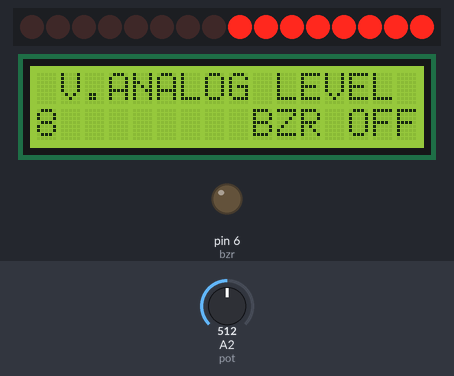
The sketch below on a simulated Arduino Uno, built with avr-gcc and run on an emulated ATmega328P. On the bench: 16 shift-register outputs drawn as a row of LEDs (first output left, lit = HIGH), 16×2 character LCD, output pins drawn as LEDs (lit = HIGH). Wiring (inferred from the names in the program): 2 × shift register (74HC595): data pin 3; shift clock pin 5; latch pin 4. Wiring (inferred from the signals the program sends): row of LEDs: on Q0, Q1, Q2, Q3, Q4, Q5, Q6, Q7, Q8, Q9, Q10, Q11, Q12, Q13, Q14, Q15. The inputs (shaded band) are chosen by the test bench; at power-on: A2 (pot) = 512. Pins used as bus, display or sensor lines are not drawn.

Above: at 2.5 s.
2.6 s: A2 (pot) set to 560
4.1 s: A2 (pot) set to 579
At 5.3 s:
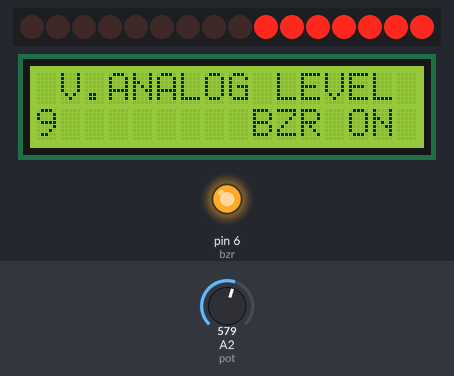
5.6 s: A2 (pot) set to 716
At 6.6 s:
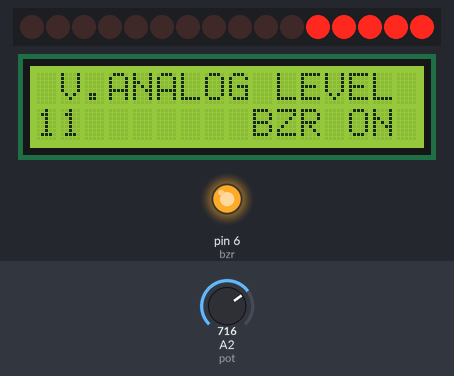
7.1 s: A2 (pot) set to 900
At 8.3 s:
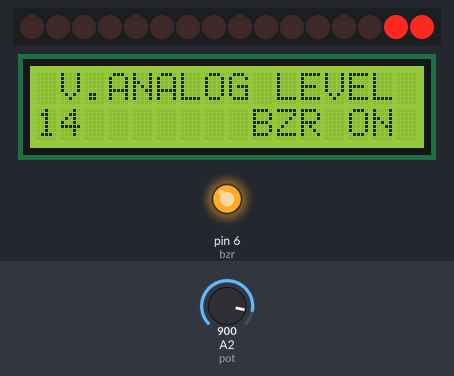
8.6 s: A2 (pot) set to 1023
At 9.8 s:
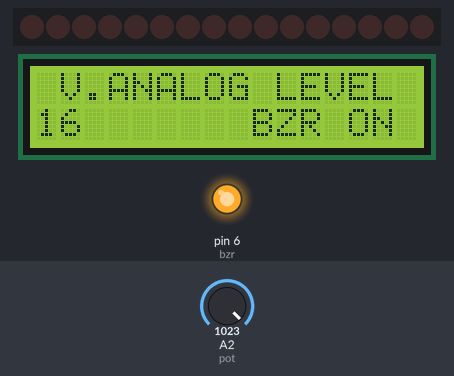
10.1 s: A2 (pot) set to 306
At 10.6 s:
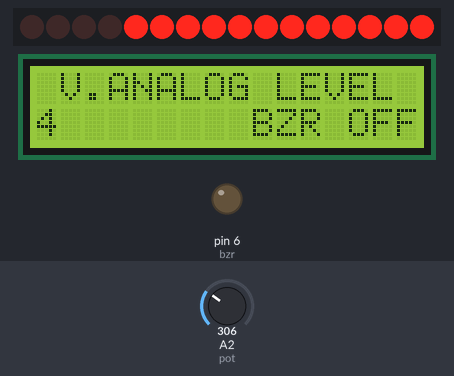
Timing chart, 0 to 12.6 s (numbered marks = the images above; inputs shaded):
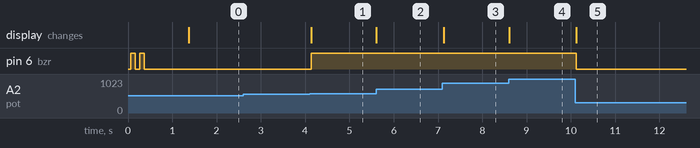

Measured:
- the behaviour switches between 568 and 569 on A2 (pot) (found by bisection; images 0 and 1)
- after the input at 2.6 s, every drawn part: stays the same
- after the input at 4.1 s, pin 6 (bzr): LOW → HIGH at once; the display: changes at once (image 1)
- after the input at 5.6 s, the display: changes at once (image 2)
- after the input at 7.1 s, the display: changes at once (image 3)
- after the input at 8.6 s, the display: changes at once (image 4)
- after the input at 10.1 s, pin 6 (bzr): HIGH → LOW at once; the display: changes at once (image 5)

The sketch:

LKS_FASE_1.ino
```cpp
#include <LiquidCrystal.h>
LiquidCrystal lcd(12,11,10,9,8,7);

#define bzr 6

#define clk 5
#define ltc 4
#define dta 3

#define pot A2

byte leda = 1;
byte ledb = 1;

unsigned char A[17] ={0b11111111,
                      0b11111110,
                      0b11111100,
                      0b11111000,
                      0b11110000,
                      0b11100000,
                      0b11000000,
                      0b10000000,
                      0b00000000,
                      0b00000000,
                      0b00000000,
                      0b00000000,
                      0b00000000,
                      0b00000000,
                      0b00000000,
                      0b00000000,
                      0b00000000};

unsigned char B[17] ={0b11111111,
                      0b11111111,
                      0b11111111,
                      0b11111111,
                      0b11111111,
                      0b11111111,
                      0b11111111,
                      0b11111111,
                      0b11111111,
                      0b11111110,
                      0b11111100,
                      0b11111000,
                      0b11110000,
                      0b11100000,
                      0b11000000,
                      0b10000000,
                      0b00000000};

int trimpot;
int led;

void setup() {
  // put your setup code here, to run once:
  lcd.begin(16,2);

  pinMode(bzr,OUTPUT);

  pinMode(clk,OUTPUT);
  pinMode(ltc,OUTPUT);
  pinMode(dta,OUTPUT);

  pinMode(pot,INPUT);

  lcd.setCursor(1,0);
  lcd.print("V.ANALOG LEVEL");
  lcd.setCursor(0,1);
  lcd.print("Lvl:0");
  lcd.setCursor(9,1);
  lcd.print("BZR OFF");

  digitalWrite(bzr,HIGH);
  delay(100);
  digitalWrite(bzr,LOW);
  delay(100);
  digitalWrite(bzr,HIGH);
  delay(100);
  digitalWrite(bzr,LOW);

  delay(1000);
  lcd.clear();
}

void loop() {
  // put your main code here, to run repeatedly:
  trimpot = analogRead(pot);

  led = map(trimpot,0,1010,0,16);
  led = constrain(led,0,16);

  lcd.setCursor(1,0);
  lcd.print("V.ANALOG LEVEL");
  lcd.setCursor(0,1);
  lcd.print(led);
  lcd.print(" ");

  if(led <=8)
  {
    lcd.setCursor(9,1);
    lcd.print("BZR OFF");
    digitalWrite(bzr,LOW);
  }
  else
  {
    lcd.setCursor(9,1);
    lcd.print("BZR ON ");
    digitalWrite(bzr,HIGH);
  }

  leda = A[led];
  ledb = B[led];

  digitalWrite(ltc,LOW);
  shiftOut(dta,clk,MSBFIRST,ledb);
  shiftOut(dta,clk,MSBFIRST,leda);
  digitalWrite(ltc,HIGH);

  delay(33);
}
```
